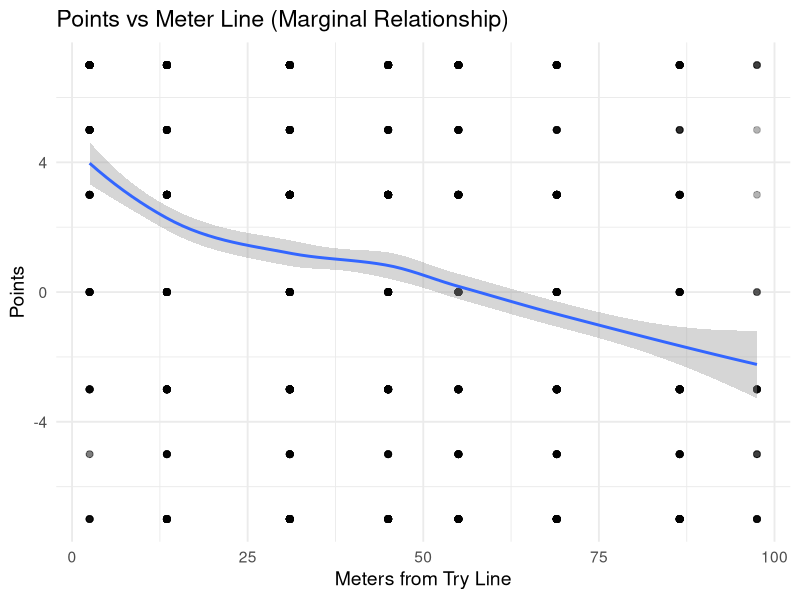
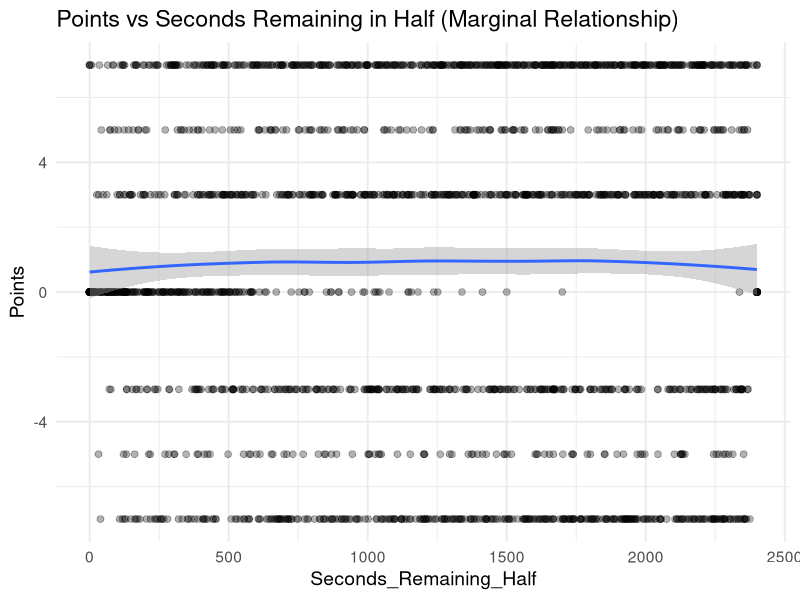
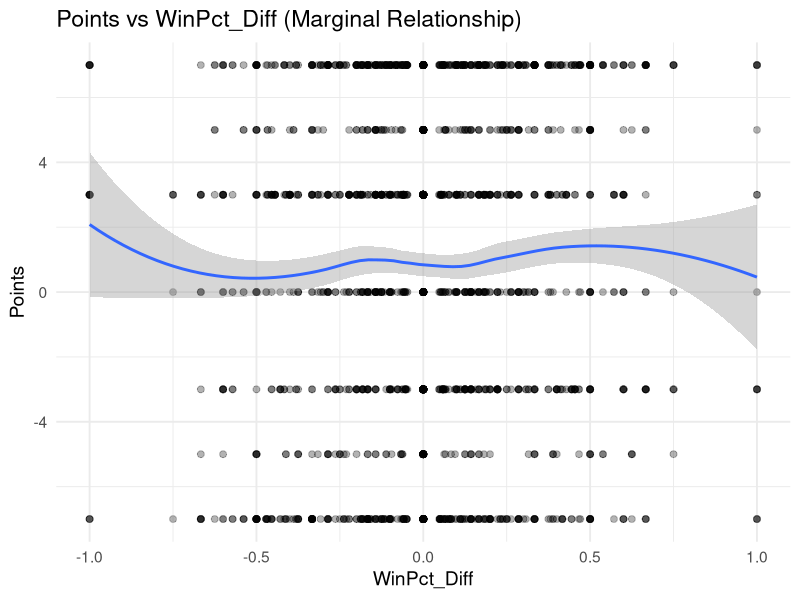
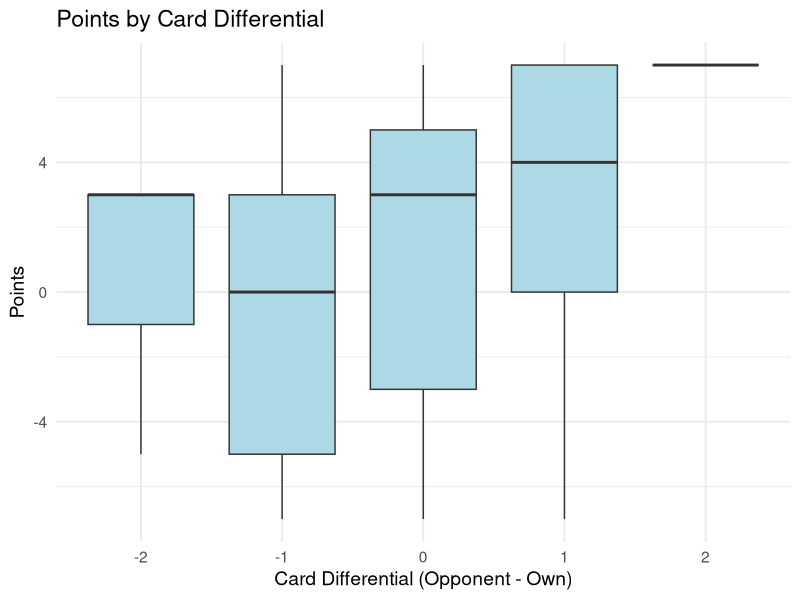

Source code (R) for these figures, in order:
#############
### SETUP ###
#############

# load libraries

# install.packages("patchwork")
library(patchwork)
# install.packages("stringr")
library(stringr)
# install.packages("tidyverse")
library(tidyverse)

# set seed (date-style: 2025-11-19)
set.seed(20251119)

#######################
### PHASE DATA LOAD ###
#######################

# run from project root
phase_data = read_csv("data/phase_2018-19.csv")
# preview data
head(phase_data)

#########################
### LINEOUT DATA PREP ###
#########################

phase_data <- phase_data %>%
  mutate(
    # extract signed points
    points = str_extract(Outcome, "[-+]?\\d+") %>% as.numeric(),
    
    # replace missing points with 0
    points = ifelse(is.na(points), 0, points)
  )

# final score by match
last_play <- phase_data %>%
  group_by(Round, Home, Away) %>%
  filter(ID == max(ID)) %>%
  ungroup() %>%
  mutate(
    last_play_points = str_extract(Outcome, "[-+]?\\d+") %>% as.numeric(),
    last_play_points = ifelse(is.na(last_play_points), 0, last_play_points),
    
    Score_Change = last_play_points,
    
    Final_Points_Difference = Points_Difference + Score_Change,
    Final_Points_Diff_Home = if_else(Team_In_Poss == "Home",
                                     Final_Points_Difference,
                                     -Final_Points_Difference)
  )

# keep first-phase lineouts
phase_data <- phase_data %>%
  filter(
    Play_Start == "Lineout",
    Phase == 1
  )

# build win percentage

last_play <- last_play %>%
  select(Round, Home, Away, Final_Points_Diff_Home) %>%
  distinct()

last_play <- last_play %>%
  pivot_longer(cols = c(Home, Away),
               names_to = "Side",
               values_to = "Team") %>%
  mutate(
    Win = case_when(
      Side == "Home" & Final_Points_Diff_Home > 0 ~ 1,
      Side == "Home" & Final_Points_Diff_Home <= 0 ~ 0,
      Side == "Away" & Final_Points_Diff_Home < 0 ~ 1,
      Side == "Away" & Final_Points_Diff_Home >= 0 ~ 0
    ),
    Round = as.numeric(Round)
  ) %>%
  arrange(Team, Round)

# running win percentage
last_play <- last_play %>%
  group_by(Team) %>%
  arrange(Round) %>%
  mutate(
    Games_Played = lag(row_number(), default = 0),
    Wins_Before = lag(cumsum(Win), default = 0),
    WinPct_Before = if_else(Games_Played == 0, 0.5, Wins_Before / Games_Played)
  ) %>%
  ungroup()

# team in possession
phase_data <- phase_data %>%
  mutate(
    Team_for_join = case_when(
      Team_In_Poss == "Home" ~ Home,
      Team_In_Poss == "Away" ~ Away
    )
  ) %>%
# join team win percentage
  left_join(
    last_play %>% select(Team, Round, WinPct_Before),
    by = c("Team_for_join" = "Team", "Round" = "Round")
  )

# flag home attack
phase_data <- phase_data %>%
  mutate(
    Home_Attack = if_else(Team_In_Poss == "Home", 1, 0)
  )

# opponent data
phase_data <- phase_data %>%
  mutate(
    Opponent = if_else(Team_In_Poss == "Home", Away, Home)
  ) %>%
    left_join(
      last_play %>% select(Team, Round, WinPct_Before) %>%
        rename(Opponent = Team,
               Opponent_WinPct = WinPct_Before),
      by = c("Opponent", "Round")
    ) %>%
  mutate(
    # win percentage differential
    WinPct_Diff = WinPct_Before - Opponent_WinPct,
    # card differential
    Card_Diff = (Yellow_Cards_Opp + Red_Cards_Opp) - (Yellow_Cards_Own + Red_Cards_Own)
  )



# seconds remaining in half
phase_data <- phase_data %>%
  mutate(
    Seconds_Remaining_Half = if_else(
      Seconds_Remaining > 2400,             # first half
      Seconds_Remaining - 2400,             # first-half seconds remaining
      Seconds_Remaining                     # second half
    )
  )

# flag under 2 minutes
phase_data <- phase_data %>%
  mutate(
    Less_Than_2_Min = if_else(Seconds_Remaining_Half < 120, 1, 0)
  )

# flag repeated outcomes in a possession run
phase_data <- phase_data %>%
  arrange(Round, Home, Away, ID) %>%
  group_by(Round, Home, Away) %>%
  mutate(
    run_id = cumsum(c(TRUE, diff(Points_Difference) != 0 | Outcome[-1] != Outcome[-n()])),
    n_same = ave(run_id, run_id, FUN = length), # run size
  ) %>%
  ungroup()

# map location to meter line
location_names <- c("5m-Goal (opp)", "22m-5m (opp)", "10m-22m (opp)",
                    "Half-10m (opp)","10m-Half (own)", "22m-10m (own)",
                    "5m-22m (own)", "Goal-5m (own)")
location_meters <- c(2.5, 13.5, 31, 45, 55, 69, 86.5, 97.5)

# zone boundaries in meters from opponent try line
zone_boundaries_m <- c(0, 5, 22, 40, 50, 60, 78, 95, 100)

lookup <- setNames(location_meters, location_names)

phase_data$meter_line <- lookup[phase_data$Location]

# draw one sample per possession run
sampled_phase_data <- phase_data %>%
  arrange(Round, Home, Away, ID) %>%
  group_by(Round, Home, Away, run_id) %>%
  slice_sample(n = 1) %>%
  ungroup() %>%
  mutate(
    meter_line_factor = factor(meter_line)
  )

#############
### PLOTS ###
#############

# meter line
meter_line_marginal <- ggplot(sampled_phase_data, aes(x = meter_line, y = points)) +
  geom_point(alpha = 0.3, size = 2) +
  geom_smooth(method = "loess", se = TRUE) +
  labs(
    title = "Points vs Meter Line (Marginal Relationship)",
    x = "Meters from Try Line",
    y = "Points"
  ) +
  theme_minimal(base_size = 14)

ggsave("plots/meter_line_marginal.png", meter_line_marginal,
       width = 10, height = 8, dpi = 300)

# seconds remaining in half
seconds_remaining_marginal <- ggplot(sampled_phase_data, aes(x = Seconds_Remaining_Half, y = points)) +
  geom_point(alpha = 0.3, size = 2) +
  geom_smooth(method = "loess", se = TRUE) +
  labs(
    title = "Points vs Seconds Remaining in Half (Marginal Relationship)",
    x = "Seconds_Remaining_Half",
    y = "Points"
  ) +
  theme_minimal(base_size = 14)

ggsave("plots/seconds_remaining_marginal.png", seconds_remaining_marginal,
       width = 10, height = 8, dpi = 300)

# win percentage differential
win_per_marginal <- ggplot(sampled_phase_data, aes(x = WinPct_Diff, y = points)) +
  geom_point(alpha = 0.3, size = 2) +
  geom_smooth(method = "loess", se = TRUE) +
  labs(
    title = "Points vs WinPct_Diff (Marginal Relationship)",
    x = "WinPct_Diff",
    y = "Points"
  ) +
  theme_minimal(base_size = 14)

ggsave("plots/win_per_marginal.png", win_per_marginal,
       width = 10, height = 8, dpi = 300)

# card differential
card_dif_marginal <- ggplot(sampled_phase_data, aes(x = factor(Card_Diff), y = points)) +
  geom_boxplot(fill = "lightblue") +
  labs(
    title = "Points by Card Differential",
    x = "Card Differential (Opponent - Own)",
    y = "Points"
  ) +
  theme_minimal(base_size = 14)

ggsave("plots/card_dif_marginal.png", card_dif_marginal,
       width = 10, height = 8, dpi = 300)
